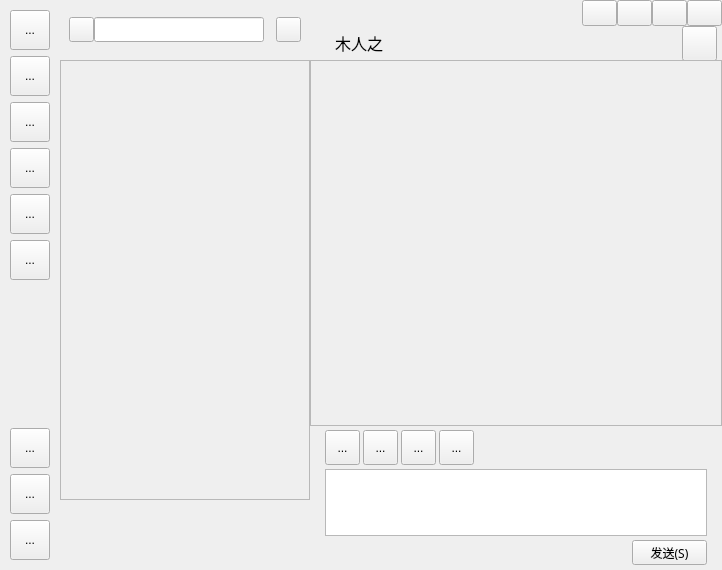
<?xml version="1.0" encoding="UTF-8"?>
<ui version="4.0">
 <class>mainWidget</class>
 <widget class="QWidget" name="mainWidget">
  <property name="geometry">
   <rect>
    <x>0</x>
    <y>0</y>
    <width>722</width>
    <height>570</height>
   </rect>
  </property>
  <property name="sizePolicy">
   <sizepolicy hsizetype="Fixed" vsizetype="Fixed">
    <horstretch>0</horstretch>
    <verstretch>0</verstretch>
   </sizepolicy>
  </property>
  <property name="windowTitle">
   <string>Form</string>
  </property>
  <layout class="QVBoxLayout" name="verticalLayout_8">
   <property name="spacing">
    <number>0</number>
   </property>
   <property name="leftMargin">
    <number>0</number>
   </property>
   <property name="topMargin">
    <number>0</number>
   </property>
   <property name="rightMargin">
    <number>0</number>
   </property>
   <property name="bottomMargin">
    <number>0</number>
   </property>
   <item>
    <widget class="QWidget" name="widget_12" native="true">
     <layout class="QHBoxLayout" name="horizontalLayout_2">
      <property name="spacing">
       <number>0</number>
      </property>
      <property name="leftMargin">
       <number>0</number>
      </property>
      <property name="topMargin">
       <number>0</number>
      </property>
      <property name="rightMargin">
       <number>0</number>
      </property>
      <property name="bottomMargin">
       <number>0</number>
      </property>
      <item>
       <widget class="QWidget" name="widget" native="true">
        <property name="sizePolicy">
         <sizepolicy hsizetype="Fixed" vsizetype="Preferred">
          <horstretch>0</horstretch>
          <verstretch>0</verstretch>
         </sizepolicy>
        </property>
        <property name="minimumSize">
         <size>
          <width>60</width>
          <height>0</height>
         </size>
        </property>
        <property name="maximumSize">
         <size>
          <width>60</width>
          <height>16777215</height>
         </size>
        </property>
        <layout class="QVBoxLayout" name="verticalLayout">
         <property name="leftMargin">
          <number>10</number>
         </property>
         <property name="topMargin">
          <number>10</number>
         </property>
         <property name="rightMargin">
          <number>10</number>
         </property>
         <property name="bottomMargin">
          <number>10</number>
         </property>
         <item>
          <widget class="QToolButton" name="btnUsrMsg">
           <property name="minimumSize">
            <size>
             <width>40</width>
             <height>40</height>
            </size>
           </property>
           <property name="maximumSize">
            <size>
             <width>40</width>
             <height>40</height>
            </size>
           </property>
           <property name="text">
            <string>...</string>
           </property>
          </widget>
         </item>
         <item>
          <widget class="QToolButton" name="btnChatWidget">
           <property name="minimumSize">
            <size>
             <width>40</width>
             <height>40</height>
            </size>
           </property>
           <property name="maximumSize">
            <size>
             <width>40</width>
             <height>40</height>
            </size>
           </property>
           <property name="text">
            <string>...</string>
           </property>
          </widget>
         </item>
         <item>
          <widget class="QToolButton" name="btnUserList">
           <property name="minimumSize">
            <size>
             <width>40</width>
             <height>40</height>
            </size>
           </property>
           <property name="maximumSize">
            <size>
             <width>40</width>
             <height>40</height>
            </size>
           </property>
           <property name="text">
            <string>...</string>
           </property>
          </widget>
         </item>
         <item>
          <widget class="QToolButton" name="btnCollection">
           <property name="minimumSize">
            <size>
             <width>40</width>
             <height>40</height>
            </size>
           </property>
           <property name="maximumSize">
            <size>
             <width>40</width>
             <height>40</height>
            </size>
           </property>
           <property name="text">
            <string>...</string>
           </property>
          </widget>
         </item>
         <item>
          <widget class="QToolButton" name="btnFile">
           <property name="minimumSize">
            <size>
             <width>40</width>
             <height>40</height>
            </size>
           </property>
           <property name="maximumSize">
            <size>
             <width>40</width>
             <height>40</height>
            </size>
           </property>
           <property name="text">
            <string>...</string>
           </property>
          </widget>
         </item>
         <item>
          <widget class="QToolButton" name="btnLook">
           <property name="minimumSize">
            <size>
             <width>40</width>
             <height>40</height>
            </size>
           </property>
           <property name="maximumSize">
            <size>
             <width>40</width>
             <height>40</height>
            </size>
           </property>
           <property name="text">
            <string>...</string>
           </property>
          </widget>
         </item>
         <item>
          <spacer name="verticalSpacer">
           <property name="orientation">
            <enum>Qt::Vertical</enum>
           </property>
           <property name="sizeHint" stdset="0">
            <size>
             <width>20</width>
             <height>40</height>
            </size>
           </property>
          </spacer>
         </item>
         <item>
          <widget class="QToolButton" name="btnTinyProgram">
           <property name="minimumSize">
            <size>
             <width>40</width>
             <height>40</height>
            </size>
           </property>
           <property name="maximumSize">
            <size>
             <width>40</width>
             <height>40</height>
            </size>
           </property>
           <property name="text">
            <string>...</string>
           </property>
          </widget>
         </item>
         <item>
          <widget class="QToolButton" name="btnPhone">
           <property name="minimumSize">
            <size>
             <width>40</width>
             <height>40</height>
            </size>
           </property>
           <property name="maximumSize">
            <size>
             <width>40</width>
             <height>40</height>
            </size>
           </property>
           <property name="text">
            <string>...</string>
           </property>
          </widget>
         </item>
         <item>
          <widget class="QToolButton" name="btnMore">
           <property name="minimumSize">
            <size>
             <width>40</width>
             <height>40</height>
            </size>
           </property>
           <property name="maximumSize">
            <size>
             <width>40</width>
             <height>40</height>
            </size>
           </property>
           <property name="text">
            <string>...</string>
           </property>
          </widget>
         </item>
        </layout>
       </widget>
      </item>
      <item>
       <widget class="QWidget" name="widget_2" native="true">
        <property name="sizePolicy">
         <sizepolicy hsizetype="Fixed" vsizetype="Preferred">
          <horstretch>0</horstretch>
          <verstretch>0</verstretch>
         </sizepolicy>
        </property>
        <property name="minimumSize">
         <size>
          <width>250</width>
          <height>0</height>
         </size>
        </property>
        <property name="maximumSize">
         <size>
          <width>250</width>
          <height>16777215</height>
         </size>
        </property>
        <layout class="QVBoxLayout" name="verticalLayout_2">
         <property name="spacing">
          <number>0</number>
         </property>
         <property name="leftMargin">
          <number>0</number>
         </property>
         <property name="topMargin">
          <number>0</number>
         </property>
         <property name="rightMargin">
          <number>0</number>
         </property>
         <property name="bottomMargin">
          <number>0</number>
         </property>
         <item>
          <widget class="QWidget" name="widget_4" native="true">
           <property name="sizePolicy">
            <sizepolicy hsizetype="Fixed" vsizetype="Fixed">
             <horstretch>0</horstretch>
             <verstretch>0</verstretch>
            </sizepolicy>
           </property>
           <property name="minimumSize">
            <size>
             <width>250</width>
             <height>60</height>
            </size>
           </property>
           <property name="maximumSize">
            <size>
             <width>250</width>
             <height>60</height>
            </size>
           </property>
           <layout class="QHBoxLayout" name="horizontalLayout">
            <property name="spacing">
             <number>0</number>
            </property>
            <property name="leftMargin">
             <number>9</number>
            </property>
            <property name="rightMargin">
             <number>9</number>
            </property>
            <item>
             <widget class="QPushButton" name="btnSearch">
              <property name="sizePolicy">
               <sizepolicy hsizetype="Fixed" vsizetype="Fixed">
                <horstretch>0</horstretch>
                <verstretch>0</verstretch>
               </sizepolicy>
              </property>
              <property name="minimumSize">
               <size>
                <width>25</width>
                <height>25</height>
               </size>
              </property>
              <property name="maximumSize">
               <size>
                <width>25</width>
                <height>25</height>
               </size>
              </property>
              <property name="text">
               <string/>
              </property>
             </widget>
            </item>
            <item>
             <widget class="QLineEdit" name="ledtSearch">
              <property name="sizePolicy">
               <sizepolicy hsizetype="Fixed" vsizetype="Fixed">
                <horstretch>0</horstretch>
                <verstretch>0</verstretch>
               </sizepolicy>
              </property>
              <property name="minimumSize">
               <size>
                <width>170</width>
                <height>25</height>
               </size>
              </property>
              <property name="maximumSize">
               <size>
                <width>170</width>
                <height>25</height>
               </size>
              </property>
              <property name="font">
               <font>
                <family>微软雅黑</family>
                <pointsize>10</pointsize>
               </font>
              </property>
             </widget>
            </item>
            <item>
             <spacer name="horizontalSpacer_6">
              <property name="orientation">
               <enum>Qt::Horizontal</enum>
              </property>
              <property name="sizeHint" stdset="0">
               <size>
                <width>40</width>
                <height>20</height>
               </size>
              </property>
             </spacer>
            </item>
            <item>
             <widget class="QPushButton" name="btnNewChat">
              <property name="sizePolicy">
               <sizepolicy hsizetype="Fixed" vsizetype="Fixed">
                <horstretch>0</horstretch>
                <verstretch>0</verstretch>
               </sizepolicy>
              </property>
              <property name="minimumSize">
               <size>
                <width>25</width>
                <height>25</height>
               </size>
              </property>
              <property name="maximumSize">
               <size>
                <width>25</width>
                <height>25</height>
               </size>
              </property>
              <property name="text">
               <string/>
              </property>
             </widget>
            </item>
           </layout>
          </widget>
         </item>
         <item>
          <widget class="QWidget" name="widget_5" native="true">
           <property name="sizePolicy">
            <sizepolicy hsizetype="Fixed" vsizetype="Expanding">
             <horstretch>0</horstretch>
             <verstretch>0</verstretch>
            </sizepolicy>
           </property>
           <property name="minimumSize">
            <size>
             <width>250</width>
             <height>0</height>
            </size>
           </property>
           <property name="maximumSize">
            <size>
             <width>250</width>
             <height>16777215</height>
            </size>
           </property>
           <widget class="QScrollArea" name="scroAreaLeft">
            <property name="geometry">
             <rect>
              <x>0</x>
              <y>0</y>
              <width>250</width>
              <height>440</height>
             </rect>
            </property>
            <property name="sizePolicy">
             <sizepolicy hsizetype="Fixed" vsizetype="Expanding">
              <horstretch>0</horstretch>
              <verstretch>0</verstretch>
             </sizepolicy>
            </property>
            <property name="minimumSize">
             <size>
              <width>250</width>
              <height>440</height>
             </size>
            </property>
            <property name="maximumSize">
             <size>
              <width>250</width>
              <height>65535</height>
             </size>
            </property>
            <property name="widgetResizable">
             <bool>true</bool>
            </property>
            <widget class="QWidget" name="scrollAreaWidgetContents">
             <property name="geometry">
              <rect>
               <x>0</x>
               <y>0</y>
               <width>248</width>
               <height>438</height>
              </rect>
             </property>
            </widget>
           </widget>
          </widget>
         </item>
        </layout>
       </widget>
      </item>
      <item>
       <widget class="QWidget" name="widget_3" native="true">
        <property name="minimumSize">
         <size>
          <width>390</width>
          <height>500</height>
         </size>
        </property>
        <layout class="QVBoxLayout" name="verticalLayout_5">
         <property name="spacing">
          <number>0</number>
         </property>
         <property name="leftMargin">
          <number>0</number>
         </property>
         <property name="topMargin">
          <number>0</number>
         </property>
         <property name="rightMargin">
          <number>0</number>
         </property>
         <property name="bottomMargin">
          <number>0</number>
         </property>
         <item>
          <widget class="QWidget" name="widget_6" native="true">
           <property name="sizePolicy">
            <sizepolicy hsizetype="Preferred" vsizetype="Fixed">
             <horstretch>0</horstretch>
             <verstretch>0</verstretch>
            </sizepolicy>
           </property>
           <property name="minimumSize">
            <size>
             <width>0</width>
             <height>26</height>
            </size>
           </property>
           <property name="maximumSize">
            <size>
             <width>16777215</width>
             <height>26</height>
            </size>
           </property>
           <layout class="QHBoxLayout" name="horizontalLayout_3">
            <property name="spacing">
             <number>0</number>
            </property>
            <property name="leftMargin">
             <number>0</number>
            </property>
            <property name="topMargin">
             <number>0</number>
            </property>
            <property name="rightMargin">
             <number>0</number>
            </property>
            <property name="bottomMargin">
             <number>0</number>
            </property>
            <item>
             <spacer name="horizontalSpacer">
              <property name="orientation">
               <enum>Qt::Horizontal</enum>
              </property>
              <property name="sizeHint" stdset="0">
               <size>
                <width>40</width>
                <height>20</height>
               </size>
              </property>
             </spacer>
            </item>
            <item>
             <widget class="QPushButton" name="btnTop">
              <property name="sizePolicy">
               <sizepolicy hsizetype="Fixed" vsizetype="Fixed">
                <horstretch>0</horstretch>
                <verstretch>0</verstretch>
               </sizepolicy>
              </property>
              <property name="minimumSize">
               <size>
                <width>35</width>
                <height>26</height>
               </size>
              </property>
              <property name="maximumSize">
               <size>
                <width>35</width>
                <height>26</height>
               </size>
              </property>
              <property name="text">
               <string/>
              </property>
             </widget>
            </item>
            <item>
             <widget class="QPushButton" name="btnMinSize">
              <property name="sizePolicy">
               <sizepolicy hsizetype="Fixed" vsizetype="Fixed">
                <horstretch>0</horstretch>
                <verstretch>0</verstretch>
               </sizepolicy>
              </property>
              <property name="minimumSize">
               <size>
                <width>35</width>
                <height>26</height>
               </size>
              </property>
              <property name="maximumSize">
               <size>
                <width>35</width>
                <height>26</height>
               </size>
              </property>
              <property name="text">
               <string/>
              </property>
             </widget>
            </item>
            <item>
             <widget class="QPushButton" name="btnMaxSize">
              <property name="sizePolicy">
               <sizepolicy hsizetype="Fixed" vsizetype="Fixed">
                <horstretch>0</horstretch>
                <verstretch>0</verstretch>
               </sizepolicy>
              </property>
              <property name="minimumSize">
               <size>
                <width>35</width>
                <height>26</height>
               </size>
              </property>
              <property name="maximumSize">
               <size>
                <width>35</width>
                <height>26</height>
               </size>
              </property>
              <property name="text">
               <string/>
              </property>
             </widget>
            </item>
            <item>
             <widget class="QPushButton" name="btnClose">
              <property name="sizePolicy">
               <sizepolicy hsizetype="Fixed" vsizetype="Fixed">
                <horstretch>0</horstretch>
                <verstretch>0</verstretch>
               </sizepolicy>
              </property>
              <property name="minimumSize">
               <size>
                <width>35</width>
                <height>26</height>
               </size>
              </property>
              <property name="maximumSize">
               <size>
                <width>35</width>
                <height>26</height>
               </size>
              </property>
              <property name="text">
               <string/>
              </property>
             </widget>
            </item>
           </layout>
          </widget>
         </item>
         <item>
          <widget class="QWidget" name="widget_7" native="true">
           <property name="sizePolicy">
            <sizepolicy hsizetype="Preferred" vsizetype="Fixed">
             <horstretch>0</horstretch>
             <verstretch>0</verstretch>
            </sizepolicy>
           </property>
           <property name="minimumSize">
            <size>
             <width>0</width>
             <height>34</height>
            </size>
           </property>
           <property name="maximumSize">
            <size>
             <width>16777215</width>
             <height>34</height>
            </size>
           </property>
           <layout class="QHBoxLayout" name="horizontalLayout_4">
            <property name="spacing">
             <number>0</number>
            </property>
            <property name="leftMargin">
             <number>5</number>
            </property>
            <property name="topMargin">
             <number>0</number>
            </property>
            <property name="rightMargin">
             <number>5</number>
            </property>
            <property name="bottomMargin">
             <number>0</number>
            </property>
            <item>
             <spacer name="horizontalSpacer_3">
              <property name="orientation">
               <enum>Qt::Horizontal</enum>
              </property>
              <property name="sizeType">
               <enum>QSizePolicy::Fixed</enum>
              </property>
              <property name="sizeHint" stdset="0">
               <size>
                <width>20</width>
                <height>20</height>
               </size>
              </property>
             </spacer>
            </item>
            <item>
             <widget class="QLabel" name="label">
              <property name="font">
               <font>
                <family>微软雅黑</family>
                <pointsize>12</pointsize>
               </font>
              </property>
              <property name="text">
               <string>木人之</string>
              </property>
             </widget>
            </item>
            <item>
             <spacer name="horizontalSpacer_2">
              <property name="orientation">
               <enum>Qt::Horizontal</enum>
              </property>
              <property name="sizeHint" stdset="0">
               <size>
                <width>296</width>
                <height>20</height>
               </size>
              </property>
             </spacer>
            </item>
            <item>
             <widget class="QPushButton" name="btnChatMsg">
              <property name="sizePolicy">
               <sizepolicy hsizetype="Fixed" vsizetype="Fixed">
                <horstretch>0</horstretch>
                <verstretch>0</verstretch>
               </sizepolicy>
              </property>
              <property name="minimumSize">
               <size>
                <width>35</width>
                <height>35</height>
               </size>
              </property>
              <property name="maximumSize">
               <size>
                <width>35</width>
                <height>35</height>
               </size>
              </property>
              <property name="text">
               <string/>
              </property>
             </widget>
            </item>
           </layout>
          </widget>
         </item>
         <item>
          <widget class="QWidget" name="widget_8" native="true">
           <layout class="QVBoxLayout" name="verticalLayout_4">
            <property name="spacing">
             <number>0</number>
            </property>
            <property name="leftMargin">
             <number>0</number>
            </property>
            <property name="topMargin">
             <number>0</number>
            </property>
            <property name="rightMargin">
             <number>0</number>
            </property>
            <property name="bottomMargin">
             <number>0</number>
            </property>
            <item>
             <widget class="QScrollArea" name="scroAreaRight">
              <property name="widgetResizable">
               <bool>true</bool>
              </property>
              <widget class="QWidget" name="scrollAreaWidgetContents_2">
               <property name="geometry">
                <rect>
                 <x>0</x>
                 <y>0</y>
                 <width>410</width>
                 <height>364</height>
                </rect>
               </property>
              </widget>
             </widget>
            </item>
           </layout>
          </widget>
         </item>
         <item>
          <widget class="QWidget" name="widget_9" native="true">
           <property name="sizePolicy">
            <sizepolicy hsizetype="Preferred" vsizetype="Fixed">
             <horstretch>0</horstretch>
             <verstretch>0</verstretch>
            </sizepolicy>
           </property>
           <property name="minimumSize">
            <size>
             <width>0</width>
             <height>144</height>
            </size>
           </property>
           <property name="maximumSize">
            <size>
             <width>16777215</width>
             <height>144</height>
            </size>
           </property>
           <layout class="QVBoxLayout" name="verticalLayout_6">
            <property name="spacing">
             <number>0</number>
            </property>
            <property name="leftMargin">
             <number>15</number>
            </property>
            <property name="topMargin">
             <number>0</number>
            </property>
            <property name="rightMargin">
             <number>15</number>
            </property>
            <property name="bottomMargin">
             <number>1</number>
            </property>
            <item>
             <widget class="QWidget" name="widget_10" native="true">
              <layout class="QHBoxLayout" name="horizontalLayout_5">
               <property name="spacing">
                <number>3</number>
               </property>
               <property name="leftMargin">
                <number>0</number>
               </property>
               <property name="topMargin">
                <number>4</number>
               </property>
               <property name="rightMargin">
                <number>0</number>
               </property>
               <property name="bottomMargin">
                <number>4</number>
               </property>
               <item>
                <widget class="QToolButton" name="btnEmoji">
                 <property name="minimumSize">
                  <size>
                   <width>35</width>
                   <height>35</height>
                  </size>
                 </property>
                 <property name="maximumSize">
                  <size>
                   <width>35</width>
                   <height>35</height>
                  </size>
                 </property>
                 <property name="text">
                  <string>...</string>
                 </property>
                </widget>
               </item>
               <item>
                <widget class="QToolButton" name="btnSendFile">
                 <property name="minimumSize">
                  <size>
                   <width>35</width>
                   <height>35</height>
                  </size>
                 </property>
                 <property name="maximumSize">
                  <size>
                   <width>35</width>
                   <height>35</height>
                  </size>
                 </property>
                 <property name="text">
                  <string>...</string>
                 </property>
                </widget>
               </item>
               <item>
                <widget class="QToolButton" name="btnCut">
                 <property name="minimumSize">
                  <size>
                   <width>35</width>
                   <height>35</height>
                  </size>
                 </property>
                 <property name="maximumSize">
                  <size>
                   <width>35</width>
                   <height>35</height>
                  </size>
                 </property>
                 <property name="text">
                  <string>...</string>
                 </property>
                </widget>
               </item>
               <item>
                <widget class="QToolButton" name="btnChatRecord">
                 <property name="minimumSize">
                  <size>
                   <width>35</width>
                   <height>35</height>
                  </size>
                 </property>
                 <property name="maximumSize">
                  <size>
                   <width>35</width>
                   <height>35</height>
                  </size>
                 </property>
                 <property name="text">
                  <string>...</string>
                 </property>
                </widget>
               </item>
               <item>
                <spacer name="horizontalSpacer_4">
                 <property name="orientation">
                  <enum>Qt::Horizontal</enum>
                 </property>
                 <property name="sizeHint" stdset="0">
                  <size>
                   <width>40</width>
                   <height>20</height>
                  </size>
                 </property>
                </spacer>
               </item>
              </layout>
             </widget>
            </item>
            <item>
             <widget class="QPlainTextEdit" name="tedtInputArea">
              <property name="font">
               <font>
                <family>微软雅黑</family>
                <pointsize>11</pointsize>
               </font>
              </property>
             </widget>
            </item>
            <item>
             <widget class="QWidget" name="widget_11" native="true">
              <layout class="QHBoxLayout" name="horizontalLayout_6">
               <property name="leftMargin">
                <number>0</number>
               </property>
               <property name="topMargin">
                <number>4</number>
               </property>
               <property name="rightMargin">
                <number>0</number>
               </property>
               <property name="bottomMargin">
                <number>4</number>
               </property>
               <item>
                <spacer name="horizontalSpacer_5">
                 <property name="orientation">
                  <enum>Qt::Horizontal</enum>
                 </property>
                 <property name="sizeHint" stdset="0">
                  <size>
                   <width>298</width>
                   <height>20</height>
                  </size>
                 </property>
                </spacer>
               </item>
               <item>
                <widget class="QPushButton" name="btnSend">
                 <property name="sizePolicy">
                  <sizepolicy hsizetype="Fixed" vsizetype="Fixed">
                   <horstretch>0</horstretch>
                   <verstretch>0</verstretch>
                  </sizepolicy>
                 </property>
                 <property name="minimumSize">
                  <size>
                   <width>75</width>
                   <height>25</height>
                  </size>
                 </property>
                 <property name="maximumSize">
                  <size>
                   <width>75</width>
                   <height>25</height>
                  </size>
                 </property>
                 <property name="font">
                  <font>
                   <family>微软雅黑</family>
                  </font>
                 </property>
                 <property name="text">
                  <string>发送(S)</string>
                 </property>
                </widget>
               </item>
              </layout>
             </widget>
            </item>
           </layout>
          </widget>
         </item>
        </layout>
       </widget>
      </item>
     </layout>
    </widget>
   </item>
  </layout>
 </widget>
 <resources/>
 <connections/>
</ui>
